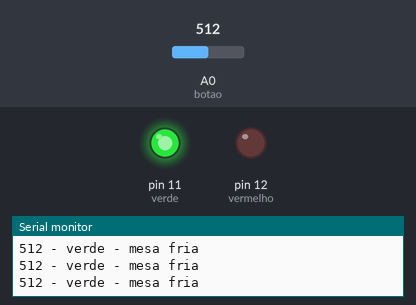
A sketch run on a simulated Arduino Uno, built with avr-gcc and run on an emulated ATmega328P. Shown: output pins drawn as LEDs (lit = HIGH), the last lines printed to the serial monitor. The test bench sets the inputs (shaded band); at power-on: A0 (botao) = 512.

Above: at 1.2 s.
1.3 s: A0 (botao) set to 524
At 2.3 s:
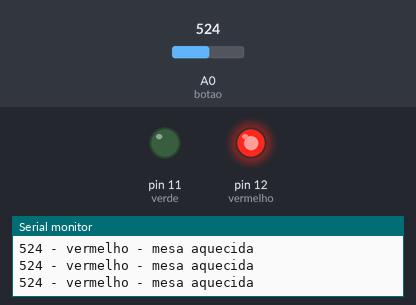
2.8 s: A0 (botao) set to 511
At 3.8 s:
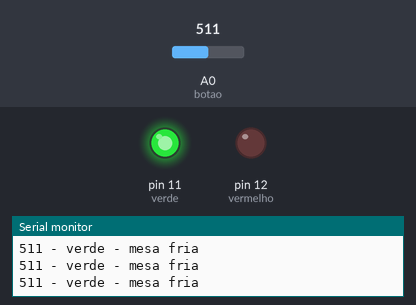
4.3 s: A0 (botao) set to 716
At 5.1 s:
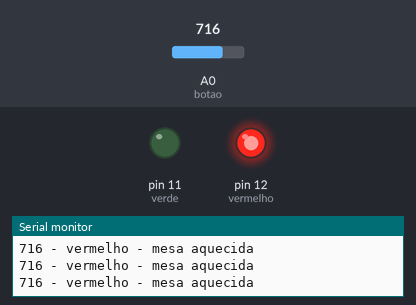
Timing chart, 0 to 7.3 s (numbered marks = the images above; inputs shaded):
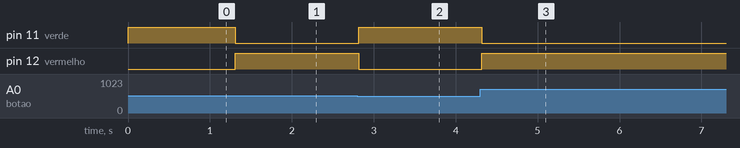

The sketch:

If-trimpot.ino
```cpp
int botao = A0; //comentario
int verde = 11;
int vermelho = 12;
int t = 100;
void setup()
{
  Serial.begin(9600);
  pinMode(botao, INPUT);
  pinMode(verde, OUTPUT);
  pinMode(vermelho, OUTPUT);
}
void loop()
{
  int leitura = analogRead(botao);
  Serial.print(leitura);
  if (leitura > 512)
  {
    Serial.println(" - vermelho - mesa aquecida");
    digitalWrite(verde, LOW);
    digitalWrite(vermelho, HIGH);
  }
  else
  {
    Serial.println(" - verde - mesa fria");
    digitalWrite(verde, HIGH);
    digitalWrite(vermelho, LOW);
  }
  delay(t);
}
```

Measured:
- the behaviour switches between 512 and 513 on A0 (botao) (found by bisection; images 0 and 1)
- after the input at 1.3 s, pin 11 (verde): HIGH → LOW at once; pin 12 (vermelho): LOW → HIGH at once
- after the input at 2.8 s, pin 11 (verde): LOW → HIGH at once; pin 12 (vermelho): HIGH → LOW at once
- after the input at 4.3 s, pin 11 (verde): HIGH → LOW at once; pin 12 (vermelho): LOW → HIGH at once
